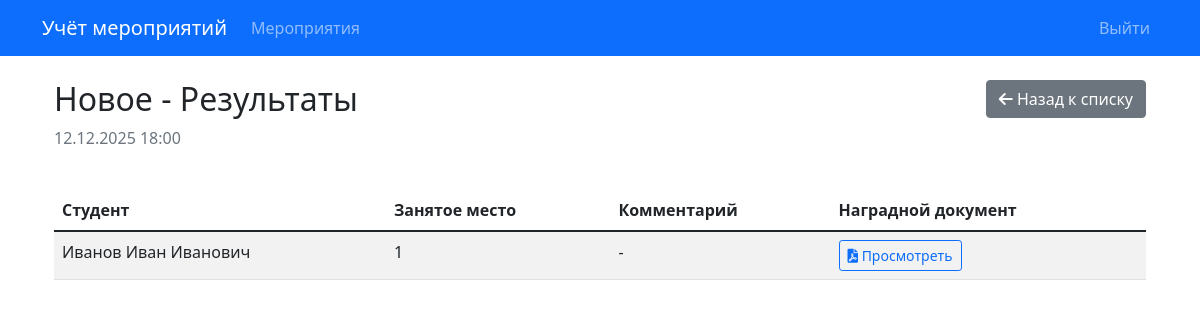
Screenshot of /events/7/results (signed in) with the database file from the repository.
### models.py (models this page shows)
class Event(db.Model):
    id = db.Column(db.Integer, primary_key=True)
    title = db.Column(db.String(200), nullable=False)
    description = db.Column(db.Text)
    event_type = db.Column(db.String(50), nullable=False)  # конференция, спортивное, культурное, волонтерское, другое
    date = db.Column(db.DateTime, nullable=False)
    location = db.Column(db.String(200))
    max_participants = db.Column(db.Integer)
    created_by = db.Column(db.Integer, db.ForeignKey('user.id'), nullable=False)
    order_document = db.Column(db.String(200))  # путь к PDF файлу приказа
    created_at = db.Column(db.DateTime, default=datetime.utcnow)
    status = db.Column(db.String(20), default='активно')  # активно, завершено, отменено
    participants = db.relationship('EventParticipation', backref='event', lazy=True,
                                 cascade='all, delete-orphan')

class Student(db.Model):
    id = db.Column(db.Integer, primary_key=True)
    user_id = db.Column(db.Integer, db.ForeignKey('user.id'), nullable=True)
    group = db.Column(db.String(20), nullable=False)
    course = db.Column(db.Integer, nullable=True)
    full_name = db.Column(db.String(100), nullable=False)
    participations = db.relationship('EventParticipation', backref='student', lazy=True,
                                   cascade='all, delete-orphan')

### routes/events.py (the view, shortened to what this page needs)
@events_bp.route('/events/<int:event_id>/results')
@login_required
def view_results(event_id):
    event = Event.query.get_or_404(event_id)
    participations = EventParticipation.query.filter_by(event_id=event_id).all()
    results = []
    for participation in participations:
        if participation.result_place:  # Показываем только тех, у кого есть результаты
            student = Student.query.get(participation.student_id)
            if student:  # Проверяем, что студент существует
                results.append({
                    'student_name': student.full_name if hasattr(student, 'full_name') else 'Неизвестный студент',
                    'place': participation.result_place,
                    'comment': participation.comment,
                    'award_document': participation.award_document
                })
    return render_template('events/view_results.html', event=event, results=results)

### app.py (called while the page is built)
@login_manager.user_loader
def load_user(user_id):
    return User.query.get(int(user_id))

### templates/events/view_results.html (shortened to what this page needs)
{% extends "base.html" %}
{% block content %}
<div class="container">
    <div class="row mb-4">
        <div class="col">
            <h2>{{ event.title }} - Результаты</h2>
            <p class="text-muted">{{ event.date.strftime('%d.%m.%Y %H:%M') }}</p>
        </div>
        <div class="col-auto">
            <a href="{{ url_for('events.events_list') }}" class="btn btn-secondary">
                <i class="fas fa-arrow-left"></i> Назад к списку
            </a>
        </div>
    </div>
    {% if results %}
    <div class="table-responsive">
        <table class="table table-striped">
            <thead>
                <tr>
                    <th>Студент</th>
                    <th>Занятое место</th>
                    <th>Комментарий</th>
                    <th>Наградной документ</th>
                </tr>
            </thead>
            <tbody>
                {% for result in results %}
                <tr>
                    <td>{{ result.student_name }}</td>
                    <td>{{ result.place }}</td>
                    <td>{{ result.comment or '-' }}</td>
                    <td>
                        {% if result.award_document %}
                        <a href="{{ url_for('events.uploaded_file', filename=result.award_document) }}"
                           class="btn btn-sm btn-outline-primary" target="_blank">
                            <i class="fas fa-file-pdf"></i> Просмотреть
                        </a>
                        {% else %}
                        -
                        {% endif %}
                    </td>
                </tr>
                {% endfor %}
            </tbody>
        </table>
    </div>
    {% else %}
    <div class="alert alert-info">
        <i class="fas fa-info-circle"></i> Результаты для этого события пока не внесены.
    </div>
    {% endif %}
</div>
{% endblock %}

### rows the page displays
Event: title "Новое", date "12.12.2025 18:00"
Student: student_name "Иванов Иван Иванович"

### other values shown
{{ result.place }} "1"
{{ result.comment or '-' }} "-"
